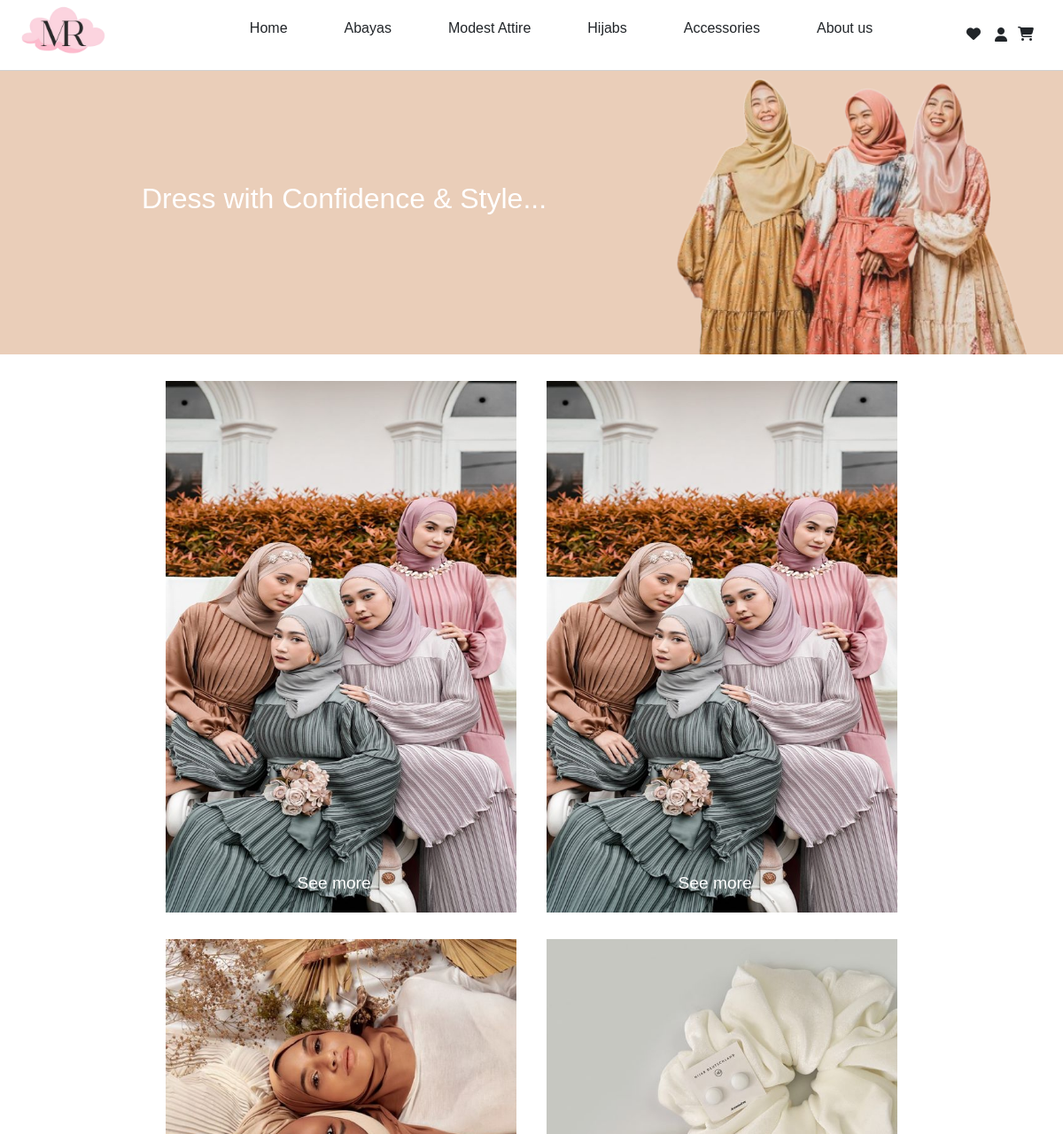
Before: / (upper part) with the older database file.
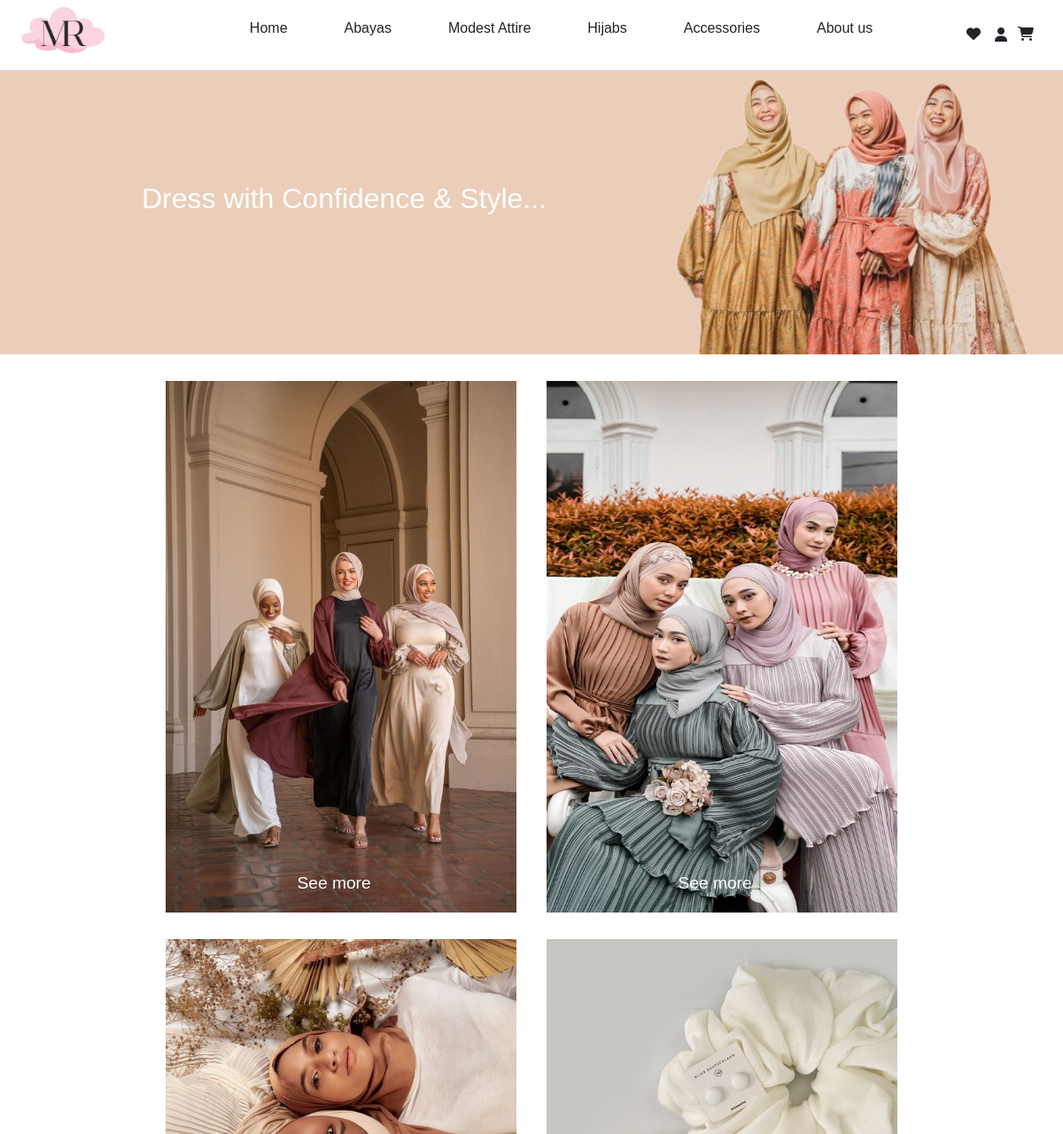
After: the same page with the newer database file.
### store/models.py (models this page shows, shortened)
class BasePoster(models.Model):
    name = models.CharField(max_length=50, blank=True, null=True)
    image = models.ImageField(upload_to='uploads/base')

### store/views.py (the view)
# urls.py: path('', views.base, name='base'),
def base(request):
    posters = list(BasePoster.objects.all())
    return render(request, 'base.html',{'posters':posters})

### store/templates/base.html (shortened to what the changed rows need)
{% load static %}
<!DOCTYPE html>
<html lang="en">
  <head>
    <link
      rel="stylesheet"
      href="{% static 'bootstrap-5.3.3-dist/bootstrap-5.3.3-dist/css/bootstrap.min.css' %}"
    />
    <link
      rel="stylesheet"
      href="https://cdnjs.cloudflare.com/ajax/libs/font-awesome/6.4.2/css/all.min.css"
    />
    <link rel="stylesheet" href="{% static 'css/base.css' %}" />
    <link rel="stylesheet" href="{% static 'css/wishlist.css' %}" />
    <link rel="stylesheet" href="{% static 'css/single-product.css' %}" />
    <link rel="stylesheet" href="{% static 'css/header.css' %}" />
    <link rel="stylesheet" href="{% static 'css/footer.css' %}" />
    <link rel="stylesheet" href="{% static 'css/poster.css' %}" />
    <link rel="stylesheet" href="{% static 'css/cart.css' %}" />
    <link rel="stylesheet" href="{% static 'css/boxes.css' %}" />
    <link rel="stylesheet" href="{% static 'css/card.css' %}" />
    <link rel="stylesheet" href="{% static 'css/product.css' %}" />
  </head>
  <body>
    {% block "content" %}
    <div class="container">
      <div class="row">
        {% for poster in posters %}
        <div class="col-md-6 boxes">
          <img
            src="{{ poster.image.url }}"
            class="card-img-top"
            alt="{{ poster.name }}"
          />
          <a
            href="{% url 'products_by_category' slug=poster.name|slugify %}"
            class="card-link"
            >See more</a
          >
        </div>
        {% if forloop.counter|divisibleby:2 and not forloop.last %}
      </div>
      <div class="row">{% endif %} {% endfor %}</div>
    </div>
    {% endblock "content"%}
    <br /><br />
  </body>
</html>

Changed rows visible on the page:
changed BasePoster (number 1 of 4 on the later page): image: a different picture
